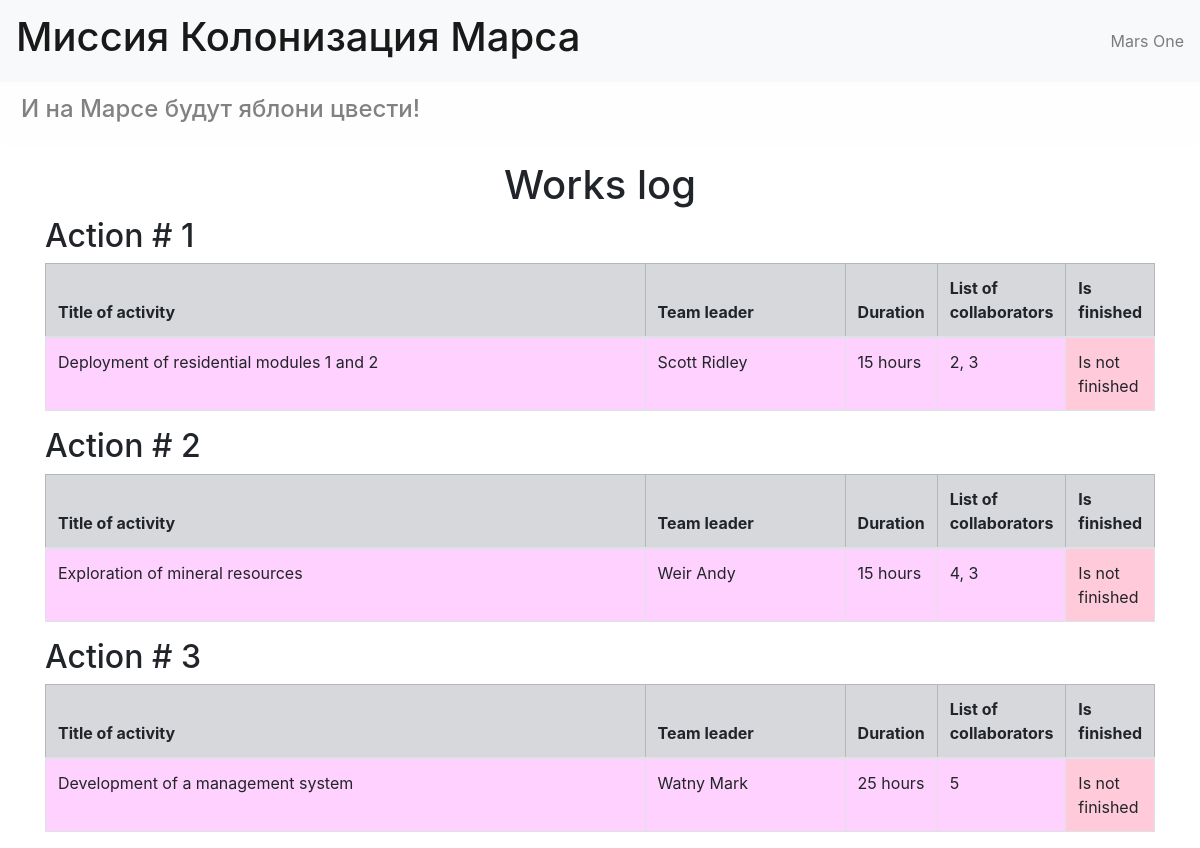
The page / on the database its author committed.
### data/jobs.py (models this page shows)
class Jobs(SqlAlchemyBase):
    __tablename__ = 'jobs'
    id = sqlalchemy.Column(sqlalchemy.Integer,
                           primary_key=True, autoincrement=True)
    team_leader_id = sqlalchemy.Column(sqlalchemy.Integer, sqlalchemy.ForeignKey("users.id"))
    team_leader = orm.relation('User')
    job = sqlalchemy.Column(sqlalchemy.String, nullable=True)
    work_size = sqlalchemy.Column(sqlalchemy.Integer, nullable=True)
    collaborators = sqlalchemy.Column(sqlalchemy.String, nullable=True)
    start_date = sqlalchemy.Column(sqlalchemy.String, nullable=True)
    end_date = sqlalchemy.Column(sqlalchemy.String, nullable=True)
    is_finished = sqlalchemy.Column(sqlalchemy.Boolean, nullable=True)

### data/users.py (models this page shows, shortened)
class User(SqlAlchemyBase):
    __tablename__ = 'users'
    id = sqlalchemy.Column(sqlalchemy.Integer,
                           primary_key=True, autoincrement=True)
    surname = sqlalchemy.Column(sqlalchemy.String, nullable=True)
    name = sqlalchemy.Column(sqlalchemy.String, nullable=True)
    age = sqlalchemy.Column(sqlalchemy.Integer, nullable=True)
    position = sqlalchemy.Column(sqlalchemy.String, nullable=True)
    speciality = sqlalchemy.Column(sqlalchemy.String, nullable=True)
    address = sqlalchemy.Column(sqlalchemy.String, nullable=True)
    email = sqlalchemy.Column(sqlalchemy.String, unique=True, nullable=True)
    hashed_password = sqlalchemy.Column(sqlalchemy.String, nullable=True)
    modified_date = sqlalchemy.Column(sqlalchemy.DateTime, default=datetime.datetime.now)

### main.py (the view)
@app.route('/')
def index():
    session = db_session.create_session()
    jobs = session.query(Jobs)
    return render_template('works.html', jobs=jobs)

### data/db_session.py (called while the page is built)
def create_session() -> Session:
    global __factory
    return __factory()

### templates/works.html
{% extends "base.html" %}
{% block content %}
<h1>Works log</h1>
{% for job in jobs %}
    <h2>Action # {{job.id}}</h2>
    <table class="table table-bordered">
        <thead>
        <tr class="table-secondary">
            <th>Title of activity</th>
            <th width="200px">Team leader</th>
            <th width="70px">Duration</th>
            <th width="50px">List of collaborators</th>
            <th width="50px">Is finished</th>
        </tr>
        </thead>
        <tbody>
        <tr>
            <td class="purple">{{job.job}}</td>
            <td class="purple" width="200px">{{job.team_leader.surname}} {{job.team_leader.name}}</td>
            <td class="purple" width="70px">{{job.work_size}} hours</td>
            <td class="purple" width="20px">{{job.collaborators}}</td>
            {%if job.is_finished%}
            <td class="green" width="50px">Is finished </td>
            {% else %}
            <td class="pig" width="50px">Is not finished </td>
            {% endif %}
        </tr>
        </tbody>
    </table>
{% endfor %}
{% endblock %}

### templates/base.html (shortened to what this page needs)
<!DOCTYPE html>
<html lang="en">
<head>
    <link rel="stylesheet"
                    href="https://stackpath.bootstrapcdn.com/bootstrap/4.4.1/css/bootstrap.min.css"
>
    <link rel="stylesheet" type="text/css" href="{{url_for('static', filename='css/style.css')}}" />
</head>
<body>
    <header>
    <nav class="navbar navbar-light bg-light">
        <span class="navbar-brand mb-0 h1"><h1>Миссия Колонизация Марса</h1></span>
        <span class="navbar-text">Mars One</span>
    </nav>
    <div class="alert alert-light">
        <h4>И на Марсе будут яблони цвести!</h4>
    </div>
    </header>
    <main role="main" class="container">
        {% block content %}{% endblock %}
    </main>
</body>
</html>

### static/css/style.css (style rules this page uses)
h1 { text-align: center; }
.purple { background-color: #FED1FF; }
.pig { background-color: #FFCBDB; }

### rows shown on the page
Jobs: id "1", job "Deployment of residential modules 1 and 2", team_leader.surname "Scott", team_leader.name "Ridley", work_size "15", collaborators "2, 3", is_finished "Is not finished"
Jobs: id "2", job "Exploration of mineral resources", team_leader.surname "Weir", team_leader.name "Andy", work_size "15", collaborators "4, 3", is_finished "Is not finished"
Jobs: id "3", job "Development of a management system", team_leader.surname "Watny", team_leader.name "Mark", work_size "25", collaborators "5", is_finished "Is not finished"
